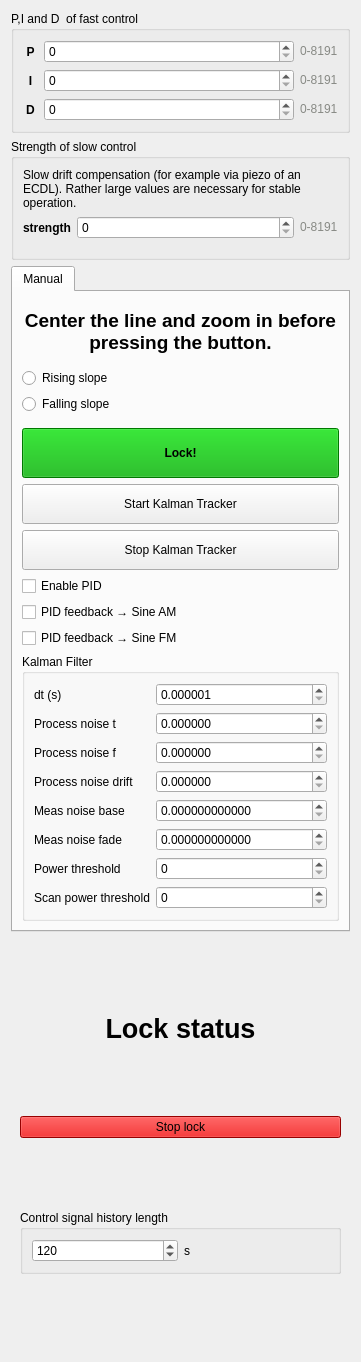
<?xml version="1.0" encoding="UTF-8"?>
<ui version="4.0">
 <class>Form</class>
 <widget class="QWidget" name="Form">
  <property name="geometry">
   <rect>
    <x>0</x>
    <y>0</y>
    <width>361</width>
    <height>1362</height>
   </rect>
  </property>
  <property name="sizePolicy">
   <sizepolicy hsizetype="Minimum" vsizetype="Preferred">
    <horstretch>0</horstretch>
    <verstretch>0</verstretch>
   </sizepolicy>
  </property>
  <property name="windowTitle">
   <string>Form</string>
  </property>
  <layout class="QVBoxLayout" name="verticalLayout">
   <item>
    <widget class="QGroupBox" name="groupBox_5">
     <property name="sizePolicy">
      <sizepolicy hsizetype="Preferred" vsizetype="Fixed">
       <horstretch>0</horstretch>
       <verstretch>0</verstretch>
      </sizepolicy>
     </property>
     <property name="title">
      <string>P,I and D  of fast control</string>
     </property>
     <layout class="QVBoxLayout" name="verticalLayout_6">
      <item>
       <widget class="QWidget" name="widget_2" native="true">
        <layout class="QHBoxLayout" name="horizontalLayout_2">
         <property name="leftMargin">
          <number>0</number>
         </property>
         <property name="topMargin">
          <number>0</number>
         </property>
         <property name="rightMargin">
          <number>0</number>
         </property>
         <property name="bottomMargin">
          <number>0</number>
         </property>
         <item>
          <widget class="QLabel" name="label_5">
           <property name="enabled">
            <bool>true</bool>
           </property>
           <property name="sizePolicy">
            <sizepolicy hsizetype="Fixed" vsizetype="Preferred">
             <horstretch>0</horstretch>
             <verstretch>0</verstretch>
            </sizepolicy>
           </property>
           <property name="minimumSize">
            <size>
             <width>15</width>
             <height>0</height>
            </size>
           </property>
           <property name="font">
            <font>
             <weight>75</weight>
             <bold>true</bold>
            </font>
           </property>
           <property name="text">
            <string>P</string>
           </property>
           <property name="alignment">
            <set>Qt::AlignCenter</set>
           </property>
          </widget>
         </item>
         <item>
          <widget class="CustomSpinBox" name="kpSpinBox">
           <property name="keyboardTracking">
            <bool>false</bool>
           </property>
           <property name="minimum">
            <number>0</number>
           </property>
           <property name="maximum">
            <number>8191</number>
           </property>
           <property name="singleStep">
            <number>1</number>
           </property>
          </widget>
         </item>
         <item>
          <widget class="QLabel" name="label_7">
           <property name="sizePolicy">
            <sizepolicy hsizetype="Fixed" vsizetype="Preferred">
             <horstretch>0</horstretch>
             <verstretch>0</verstretch>
            </sizepolicy>
           </property>
           <property name="text">
            <string>&lt;html&gt;&lt;head/&gt;&lt;body&gt;&lt;p&gt;&lt;span style=&quot; color:#888a85;&quot;&gt;0-8191&lt;/span&gt;&lt;/p&gt;&lt;/body&gt;&lt;/html&gt;</string>
           </property>
           <property name="textFormat">
            <enum>Qt::RichText</enum>
           </property>
          </widget>
         </item>
        </layout>
       </widget>
      </item>
      <item>
       <widget class="QWidget" name="widget_3" native="true">
        <layout class="QHBoxLayout" name="horizontalLayout_3">
         <property name="leftMargin">
          <number>0</number>
         </property>
         <property name="topMargin">
          <number>0</number>
         </property>
         <property name="rightMargin">
          <number>0</number>
         </property>
         <property name="bottomMargin">
          <number>0</number>
         </property>
         <item>
          <widget class="QLabel" name="label_10">
           <property name="sizePolicy">
            <sizepolicy hsizetype="Fixed" vsizetype="Preferred">
             <horstretch>0</horstretch>
             <verstretch>0</verstretch>
            </sizepolicy>
           </property>
           <property name="minimumSize">
            <size>
             <width>15</width>
             <height>0</height>
            </size>
           </property>
           <property name="font">
            <font>
             <weight>75</weight>
             <bold>true</bold>
            </font>
           </property>
           <property name="text">
            <string>I</string>
           </property>
           <property name="alignment">
            <set>Qt::AlignCenter</set>
           </property>
          </widget>
         </item>
         <item>
          <widget class="CustomSpinBox" name="kiSpinBox">
           <property name="keyboardTracking">
            <bool>false</bool>
           </property>
           <property name="minimum">
            <number>0</number>
           </property>
           <property name="maximum">
            <number>8191</number>
           </property>
           <property name="singleStep">
            <number>1</number>
           </property>
          </widget>
         </item>
         <item>
          <widget class="QLabel" name="label_11">
           <property name="sizePolicy">
            <sizepolicy hsizetype="Fixed" vsizetype="Preferred">
             <horstretch>0</horstretch>
             <verstretch>0</verstretch>
            </sizepolicy>
           </property>
           <property name="text">
            <string>&lt;html&gt;&lt;head/&gt;&lt;body&gt;&lt;p&gt;&lt;span style=&quot; color:#888a85;&quot;&gt;0-8191&lt;/span&gt;&lt;/p&gt;&lt;/body&gt;&lt;/html&gt;</string>
           </property>
           <property name="textFormat">
            <enum>Qt::RichText</enum>
           </property>
          </widget>
         </item>
        </layout>
       </widget>
      </item>
      <item>
       <widget class="QWidget" name="widget_4" native="true">
        <layout class="QHBoxLayout" name="horizontalLayout_4">
         <property name="spacing">
          <number>6</number>
         </property>
         <property name="leftMargin">
          <number>0</number>
         </property>
         <property name="topMargin">
          <number>0</number>
         </property>
         <property name="rightMargin">
          <number>0</number>
         </property>
         <property name="bottomMargin">
          <number>0</number>
         </property>
         <item>
          <widget class="QLabel" name="label_12">
           <property name="sizePolicy">
            <sizepolicy hsizetype="Fixed" vsizetype="Preferred">
             <horstretch>0</horstretch>
             <verstretch>0</verstretch>
            </sizepolicy>
           </property>
           <property name="minimumSize">
            <size>
             <width>15</width>
             <height>0</height>
            </size>
           </property>
           <property name="font">
            <font>
             <weight>75</weight>
             <bold>true</bold>
            </font>
           </property>
           <property name="text">
            <string>D</string>
           </property>
           <property name="alignment">
            <set>Qt::AlignCenter</set>
           </property>
          </widget>
         </item>
         <item>
          <widget class="CustomSpinBox" name="kdSpinBox">
           <property name="sizePolicy">
            <sizepolicy hsizetype="Preferred" vsizetype="Fixed">
             <horstretch>0</horstretch>
             <verstretch>0</verstretch>
            </sizepolicy>
           </property>
           <property name="keyboardTracking">
            <bool>false</bool>
           </property>
           <property name="minimum">
            <number>0</number>
           </property>
           <property name="maximum">
            <number>8191</number>
           </property>
           <property name="singleStep">
            <number>1</number>
           </property>
          </widget>
         </item>
         <item>
          <widget class="QLabel" name="label_13">
           <property name="sizePolicy">
            <sizepolicy hsizetype="Fixed" vsizetype="Preferred">
             <horstretch>0</horstretch>
             <verstretch>0</verstretch>
            </sizepolicy>
           </property>
           <property name="text">
            <string>&lt;html&gt;&lt;head/&gt;&lt;body&gt;&lt;p&gt;&lt;span style=&quot; color:#888a85;&quot;&gt;0-8191&lt;/span&gt;&lt;/p&gt;&lt;/body&gt;&lt;/html&gt;</string>
           </property>
           <property name="textFormat">
            <enum>Qt::RichText</enum>
           </property>
          </widget>
         </item>
        </layout>
       </widget>
      </item>
     </layout>
    </widget>
   </item>
   <item>
    <widget class="QGroupBox" name="slow_pid_group">
     <property name="sizePolicy">
      <sizepolicy hsizetype="Preferred" vsizetype="Fixed">
       <horstretch>0</horstretch>
       <verstretch>0</verstretch>
      </sizepolicy>
     </property>
     <property name="title">
      <string>Strength of slow control</string>
     </property>
     <layout class="QVBoxLayout" name="verticalLayout_4">
      <item>
       <widget class="QLabel" name="label">
        <property name="sizePolicy">
         <sizepolicy hsizetype="Preferred" vsizetype="Fixed">
          <horstretch>0</horstretch>
          <verstretch>0</verstretch>
         </sizepolicy>
        </property>
        <property name="text">
         <string>Slow drift compensation (for example via piezo of an ECDL). Rather large values are necessary for stable operation.</string>
        </property>
        <property name="wordWrap">
         <bool>true</bool>
        </property>
        <property name="indent">
         <number>0</number>
        </property>
       </widget>
      </item>
      <item>
       <widget class="QWidget" name="widget" native="true">
        <layout class="QHBoxLayout" name="horizontalLayout">
         <property name="leftMargin">
          <number>0</number>
         </property>
         <property name="topMargin">
          <number>0</number>
         </property>
         <property name="rightMargin">
          <number>0</number>
         </property>
         <item>
          <widget class="QLabel" name="label_3">
           <property name="sizePolicy">
            <sizepolicy hsizetype="Fixed" vsizetype="Preferred">
             <horstretch>0</horstretch>
             <verstretch>0</verstretch>
            </sizepolicy>
           </property>
           <property name="font">
            <font>
             <weight>75</weight>
             <bold>true</bold>
            </font>
           </property>
           <property name="text">
            <string>strength</string>
           </property>
          </widget>
         </item>
         <item>
          <widget class="CustomSpinBox" name="pid_on_slow_strength">
           <property name="minimum">
            <number>0</number>
           </property>
           <property name="maximum">
            <number>8191</number>
           </property>
          </widget>
         </item>
         <item>
          <widget class="QLabel" name="label_14">
           <property name="sizePolicy">
            <sizepolicy hsizetype="Fixed" vsizetype="Preferred">
             <horstretch>0</horstretch>
             <verstretch>0</verstretch>
            </sizepolicy>
           </property>
           <property name="text">
            <string>&lt;html&gt;&lt;head/&gt;&lt;body&gt;&lt;p&gt;&lt;span style=&quot; color:#888a85;&quot;&gt;0-8191&lt;/span&gt;&lt;/p&gt;&lt;/body&gt;&lt;/html&gt;</string>
           </property>
           <property name="textFormat">
            <enum>Qt::RichText</enum>
           </property>
          </widget>
         </item>
        </layout>
       </widget>
      </item>
     </layout>
    </widget>
   </item>
   <item>
    <widget class="QTabWidget" name="lock_control_container">
     <property name="sizePolicy">
      <sizepolicy hsizetype="Minimum" vsizetype="Preferred">
       <horstretch>0</horstretch>
       <verstretch>0</verstretch>
      </sizepolicy>
     </property>
     <property name="currentIndex">
      <number>0</number>
     </property>

     <widget class="QWidget" name="manual_mode">
      <attribute name="title">
       <string>Manual</string>
      </attribute>
      <layout class="QVBoxLayout" name="verticalLayout_12">
       <item>
        <spacer name="verticalSpacer_2">
         <property name="orientation">
          <enum>Qt::Vertical</enum>
         </property>
         <property name="sizeHint" stdset="0">
          <size>
           <width>20</width>
           <height>0</height>
          </size>
         </property>
        </spacer>
       </item>
       <item>
        <widget class="QLabel" name="label_6">
         <property name="sizePolicy">
          <sizepolicy hsizetype="Preferred" vsizetype="Fixed">
           <horstretch>0</horstretch>
           <verstretch>0</verstretch>
          </sizepolicy>
         </property>
         <property name="text">
          <string>&lt;html&gt;&lt;head/&gt;&lt;body&gt;&lt;p align=&quot;center&quot;&gt;&lt;span style=&quot; font-size:14pt; font-weight:600;&quot;&gt;Center the line and zoom in before pressing the button.&lt;/span&gt;&lt;/p&gt;&lt;/body&gt;&lt;/html&gt;</string>
         </property>
         <property name="scaledContents">
          <bool>false</bool>
         </property>
         <property name="alignment">
          <set>Qt::AlignCenter</set>
         </property>
         <property name="wordWrap">
          <bool>true</bool>
         </property>
        </widget>
       </item>
       <item>
        <spacer name="verticalSpacer">
         <property name="orientation">
          <enum>Qt::Vertical</enum>
         </property>
         <property name="sizeHint" stdset="0">
          <size>
           <width>20</width>
           <height>0</height>
          </size>
         </property>
        </spacer>
       </item>
       <item>
        <widget class="QRadioButton" name="button_slope_rising">
         <property name="text">
          <string>Rising slope</string>
         </property>
        </widget>
       </item>
       <item>
        <widget class="QRadioButton" name="button_slope_falling">
         <property name="text">
          <string>Falling slope</string>
         </property>
        </widget>
       </item>
       <item>
        <spacer name="verticalSpacer_3">
         <property name="orientation">
          <enum>Qt::Vertical</enum>
         </property>
         <property name="sizeHint" stdset="0">
          <size>
           <width>20</width>
           <height>0</height>
          </size>
         </property>
        </spacer>
       </item>
       <item>
        <widget class="QPushButton" name="manualLockButton">
         <property name="minimumSize">
          <size>
           <width>0</width>
           <height>50</height>
          </size>
         </property>
         <property name="font">
          <font>
           <weight>75</weight>
           <bold>true</bold>
          </font>
         </property>
         <property name="styleSheet">
          <string notr="true">background: #00aa00</string>
         </property>
         <property name="text">
          <string>Lock!</string>
         </property>
        </widget>
       </item>
       <item>
        <widget class="QPushButton" name="startKalmanButton">
         <property name="minimumSize">
          <size>
           <width>0</width>
           <height>40</height>
          </size>
         </property>
         <property name="toolTip">
          <string>Start the TPFC Kalman tracker on the server.</string>
         </property>
         <property name="text">
          <string>Start Kalman Tracker</string>
         </property>
        </widget>
       </item>
       <item>
        <widget class="QPushButton" name="stopKalmanButton">
         <property name="minimumSize">
          <size>
           <width>0</width>
           <height>40</height>
          </size>
         </property>
         <property name="toolTip">
          <string>Stop the TPFC Kalman tracker on the server.</string>
         </property>
         <property name="text">
          <string>Stop Kalman Tracker</string>
         </property>
        </widget>
       </item>
       <item>
        <widget class="QCheckBox" name="pidEnableCheckBox">
         <property name="text">
          <string>Enable PID</string>
         </property>
        </widget>
       </item>
       <item>
        <widget class="QCheckBox" name="pidFeedbackToSineCheckBox">
         <property name="text">
          <string>PID feedback → Sine AM</string>
         </property>
        </widget>
       </item>
        <item>
        <widget class="QCheckBox" name="pidFeedbackToSineFmCheckBox">
         <property name="text">
          <string>PID feedback → Sine FM</string>
         </property>
        </widget>
       </item>
       <item>
        <widget class="QGroupBox" name="kalmanGroupBox">
         <property name="title">
          <string>Kalman Filter</string>
         </property>
         <layout class="QFormLayout" name="kalmanFormLayout">
          <item row="0" column="0">
           <widget class="QLabel" name="kalmanDtLabel">
            <property name="text">
             <string>dt (s)</string>
            </property>
           </widget>
          </item>
          <item row="0" column="1">
           <widget class="QDoubleSpinBox" name="kalmanDtSpinBox">
            <property name="decimals">
             <number>6</number>
            </property>
            <property name="minimum">
             <double>0.000001000000000</double>
            </property>
            <property name="maximum">
             <double>1.000000000000000</double>
            </property>
            <property name="singleStep">
             <double>0.001000000000000</double>
            </property>
           </widget>
          </item>
          <item row="1" column="0">
           <widget class="QLabel" name="kalmanProcNoiseTLabel">
            <property name="text">
             <string>Process noise t</string>
            </property>
           </widget>
          </item>
          <item row="1" column="1">
           <widget class="QDoubleSpinBox" name="kalmanProcNoiseTSpinBox">
            <property name="decimals">
             <number>6</number>
            </property>
            <property name="minimum">
             <double>0.000000000000000</double>
            </property>
            <property name="maximum">
             <double>1.000000000000000</double>
            </property>
            <property name="singleStep">
             <double>0.000100000000000</double>
            </property>
           </widget>
          </item>
          <item row="2" column="0">
           <widget class="QLabel" name="kalmanProcNoiseFLabel">
            <property name="text">
             <string>Process noise f</string>
            </property>
           </widget>
          </item>
          <item row="2" column="1">
           <widget class="QDoubleSpinBox" name="kalmanProcNoiseFSpinBox">
            <property name="decimals">
             <number>6</number>
            </property>
            <property name="minimum">
             <double>0.000000000000000</double>
            </property>
            <property name="maximum">
             <double>10.000000000000000</double>
            </property>
            <property name="singleStep">
             <double>0.001000000000000</double>
            </property>
           </widget>
          </item>
          <item row="3" column="0">
           <widget class="QLabel" name="kalmanProcNoiseDriftLabel">
            <property name="text">
             <string>Process noise drift</string>
            </property>
           </widget>
          </item>
          <item row="3" column="1">
           <widget class="QDoubleSpinBox" name="kalmanProcNoiseDriftSpinBox">
            <property name="decimals">
             <number>6</number>
            </property>
            <property name="minimum">
             <double>0.000000000000000</double>
            </property>
            <property name="maximum">
             <double>1.000000000000000</double>
            </property>
            <property name="singleStep">
             <double>0.000001000000000</double>
            </property>
           </widget>
          </item>
          <item row="4" column="0">
           <widget class="QLabel" name="kalmanMeasNoiseBaseLabel">
            <property name="text">
             <string>Meas noise base</string>
            </property>
           </widget>
          </item>
          <item row="4" column="1">
           <widget class="QDoubleSpinBox" name="kalmanMeasNoiseBaseSpinBox">
            <property name="decimals">
             <number>12</number>
            </property>
            <property name="minimum">
             <double>0.000000000000000</double>
            </property>
            <property name="maximum">
             <double>0.000001000000000</double>
            </property>
            <property name="singleStep">
             <double>0.000000000001000</double>
            </property>
           </widget>
          </item>
          <item row="5" column="0">
           <widget class="QLabel" name="kalmanMeasNoiseFadeLabel">
            <property name="text">
             <string>Meas noise fade</string>
            </property>
           </widget>
          </item>
          <item row="5" column="1">
           <widget class="QDoubleSpinBox" name="kalmanMeasNoiseFadeSpinBox">
            <property name="decimals">
             <number>12</number>
            </property>
            <property name="minimum">
             <double>0.000000000000000</double>
            </property>
            <property name="maximum">
             <double>0.000001000000000</double>
            </property>
            <property name="singleStep">
             <double>0.000000000001000</double>
            </property>
           </widget>
          </item>
          <item row="6" column="0">
           <widget class="QLabel" name="kalmanPowerThresholdLabel">
            <property name="text">
             <string>Power threshold</string>
            </property>
           </widget>
          </item>
          <item row="6" column="1">
           <widget class="CustomSpinBox" name="kalmanPowerThresholdSpinBox">
            <property name="minimum">
             <number>0</number>
            </property>
            <property name="maximum">
             <number>65535</number>
            </property>
           </widget>
          </item>
           <item row="7" column="0">
           <widget class="QLabel" name="scanPowerThresholdLabel">
            <property name="text">
             <string>Scan power threshold</string>
            </property>
           </widget>
          </item>
          <item row="7" column="1">
           <widget class="CustomSpinBox" name="scanPowerThresholdSpinBox">
            <property name="minimum">
             <number>0</number>
            </property>
            <property name="maximum">
             <number>65535</number>
            </property>
           </widget>
          </item>
         </layout>
        </widget>
       </item>
      </layout>
     </widget>
    </widget>
   </item>
   <item>
    <widget class="LockStatusPanel" name="lock_status_container" native="true">
     <layout class="QVBoxLayout" name="verticalLayout_2">
      <item>
       <widget class="QLabel" name="lock_status">
        <property name="sizePolicy">
         <sizepolicy hsizetype="Preferred" vsizetype="Fixed">
          <horstretch>0</horstretch>
          <verstretch>0</verstretch>
         </sizepolicy>
        </property>
        <property name="font">
         <font>
          <pointsize>20</pointsize>
          <weight>75</weight>
          <bold>true</bold>
         </font>
        </property>
        <property name="text">
         <string>Lock status</string>
        </property>
        <property name="alignment">
         <set>Qt::AlignCenter</set>
        </property>
        <property name="wordWrap">
         <bool>true</bool>
        </property>
       </widget>
      </item>
      <item>
       <widget class="QPushButton" name="stopLockPushButton">
        <property name="palette">
         <palette>
          <active>
           <colorrole role="WindowText">
            <brush brushstyle="SolidPattern">
             <color alpha="255">
              <red>0</red>
              <green>0</green>
              <blue>0</blue>
             </color>
            </brush>
           </colorrole>
           <colorrole role="Button">
            <brush brushstyle="SolidPattern">
             <color alpha="255">
              <red>212</red>
              <green>0</green>
              <blue>0</blue>
             </color>
            </brush>
           </colorrole>
           <colorrole role="Light">
            <brush brushstyle="SolidPattern">
             <color alpha="255">
              <red>255</red>
              <green>255</green>
              <blue>255</blue>
             </color>
            </brush>
           </colorrole>
           <colorrole role="Midlight">
            <brush brushstyle="SolidPattern">
             <color alpha="255">
              <red>246</red>
              <green>245</green>
              <blue>244</blue>
             </color>
            </brush>
           </colorrole>
           <colorrole role="Dark">
            <brush brushstyle="SolidPattern">
             <color alpha="255">
              <red>118</red>
              <green>117</green>
              <blue>116</blue>
             </color>
            </brush>
           </colorrole>
           <colorrole role="Mid">
            <brush brushstyle="SolidPattern">
             <color alpha="255">
              <red>158</red>
              <green>157</green>
              <blue>155</blue>
             </color>
            </brush>
           </colorrole>
           <colorrole role="Text">
            <brush brushstyle="SolidPattern">
             <color alpha="255">
              <red>0</red>
              <green>0</green>
              <blue>0</blue>
             </color>
            </brush>
           </colorrole>
           <colorrole role="BrightText">
            <brush brushstyle="SolidPattern">
             <color alpha="255">
              <red>255</red>
              <green>255</green>
              <blue>255</blue>
             </color>
            </brush>
           </colorrole>
           <colorrole role="ButtonText">
            <brush brushstyle="SolidPattern">
             <color alpha="255">
              <red>0</red>
              <green>0</green>
              <blue>0</blue>
             </color>
            </brush>
           </colorrole>
           <colorrole role="Base">
            <brush brushstyle="SolidPattern">
             <color alpha="255">
              <red>212</red>
              <green>0</green>
              <blue>0</blue>
             </color>
            </brush>
           </colorrole>
           <colorrole role="Window">
            <brush brushstyle="SolidPattern">
             <color alpha="255">
              <red>212</red>
              <green>0</green>
              <blue>0</blue>
             </color>
            </brush>
           </colorrole>
           <colorrole role="Shadow">
            <brush brushstyle="SolidPattern">
             <color alpha="255">
              <red>0</red>
              <green>0</green>
              <blue>0</blue>
             </color>
            </brush>
           </colorrole>
           <colorrole role="AlternateBase">
            <brush brushstyle="SolidPattern">
             <color alpha="255">
              <red>246</red>
              <green>245</green>
              <blue>244</blue>
             </color>
            </brush>
           </colorrole>
           <colorrole role="ToolTipBase">
            <brush brushstyle="SolidPattern">
             <color alpha="255">
              <red>255</red>
              <green>255</green>
              <blue>220</blue>
             </color>
            </brush>
           </colorrole>
           <colorrole role="ToolTipText">
            <brush brushstyle="SolidPattern">
             <color alpha="255">
              <red>0</red>
              <green>0</green>
              <blue>0</blue>
             </color>
            </brush>
           </colorrole>
          </active>
          <inactive>
           <colorrole role="WindowText">
            <brush brushstyle="SolidPattern">
             <color alpha="255">
              <red>0</red>
              <green>0</green>
              <blue>0</blue>
             </color>
            </brush>
           </colorrole>
           <colorrole role="Button">
            <brush brushstyle="SolidPattern">
             <color alpha="255">
              <red>212</red>
              <green>0</green>
              <blue>0</blue>
             </color>
            </brush>
           </colorrole>
           <colorrole role="Light">
            <brush brushstyle="SolidPattern">
             <color alpha="255">
              <red>255</red>
              <green>255</green>
              <blue>255</blue>
             </color>
            </brush>
           </colorrole>
           <colorrole role="Midlight">
            <brush brushstyle="SolidPattern">
             <color alpha="255">
              <red>246</red>
              <green>245</green>
              <blue>244</blue>
             </color>
            </brush>
           </colorrole>
           <colorrole role="Dark">
            <brush brushstyle="SolidPattern">
             <color alpha="255">
              <red>118</red>
              <green>117</green>
              <blue>116</blue>
             </color>
            </brush>
           </colorrole>
           <colorrole role="Mid">
            <brush brushstyle="SolidPattern">
             <color alpha="255">
              <red>158</red>
              <green>157</green>
              <blue>155</blue>
             </color>
            </brush>
           </colorrole>
           <colorrole role="Text">
            <brush brushstyle="SolidPattern">
             <color alpha="255">
              <red>0</red>
              <green>0</green>
              <blue>0</blue>
             </color>
            </brush>
           </colorrole>
           <colorrole role="BrightText">
            <brush brushstyle="SolidPattern">
             <color alpha="255">
              <red>255</red>
              <green>255</green>
              <blue>255</blue>
             </color>
            </brush>
           </colorrole>
           <colorrole role="ButtonText">
            <brush brushstyle="SolidPattern">
             <color alpha="255">
              <red>0</red>
              <green>0</green>
              <blue>0</blue>
             </color>
            </brush>
           </colorrole>
           <colorrole role="Base">
            <brush brushstyle="SolidPattern">
             <color alpha="255">
              <red>212</red>
              <green>0</green>
              <blue>0</blue>
             </color>
            </brush>
           </colorrole>
           <colorrole role="Window">
            <brush brushstyle="SolidPattern">
             <color alpha="255">
              <red>212</red>
              <green>0</green>
              <blue>0</blue>
             </color>
            </brush>
           </colorrole>
           <colorrole role="Shadow">
            <brush brushstyle="SolidPattern">
             <color alpha="255">
              <red>0</red>
              <green>0</green>
              <blue>0</blue>
             </color>
            </brush>
           </colorrole>
           <colorrole role="AlternateBase">
            <brush brushstyle="SolidPattern">
             <color alpha="255">
              <red>246</red>
              <green>245</green>
              <blue>244</blue>
             </color>
            </brush>
           </colorrole>
           <colorrole role="ToolTipBase">
            <brush brushstyle="SolidPattern">
             <color alpha="255">
              <red>255</red>
              <green>255</green>
              <blue>220</blue>
             </color>
            </brush>
           </colorrole>
           <colorrole role="ToolTipText">
            <brush brushstyle="SolidPattern">
             <color alpha="255">
              <red>0</red>
              <green>0</green>
              <blue>0</blue>
             </color>
            </brush>
           </colorrole>
          </inactive>
          <disabled>
           <colorrole role="WindowText">
            <brush brushstyle="SolidPattern">
             <color alpha="255">
              <red>118</red>
              <green>117</green>
              <blue>116</blue>
             </color>
            </brush>
           </colorrole>
           <colorrole role="Button">
            <brush brushstyle="SolidPattern">
             <color alpha="255">
              <red>212</red>
              <green>0</green>
              <blue>0</blue>
             </color>
            </brush>
           </colorrole>
           <colorrole role="Light">
            <brush brushstyle="SolidPattern">
             <color alpha="255">
              <red>255</red>
              <green>255</green>
              <blue>255</blue>
             </color>
            </brush>
           </colorrole>
           <colorrole role="Midlight">
            <brush brushstyle="SolidPattern">
             <color alpha="255">
              <red>246</red>
              <green>245</green>
              <blue>244</blue>
             </color>
            </brush>
           </colorrole>
           <colorrole role="Dark">
            <brush brushstyle="SolidPattern">
             <color alpha="255">
              <red>118</red>
              <green>117</green>
              <blue>116</blue>
             </color>
            </brush>
           </colorrole>
           <colorrole role="Mid">
            <brush brushstyle="SolidPattern">
             <color alpha="255">
              <red>158</red>
              <green>157</green>
              <blue>155</blue>
             </color>
            </brush>
           </colorrole>
           <colorrole role="Text">
            <brush brushstyle="SolidPattern">
             <color alpha="255">
              <red>118</red>
              <green>117</green>
              <blue>116</blue>
             </color>
            </brush>
           </colorrole>
           <colorrole role="BrightText">
            <brush brushstyle="SolidPattern">
             <color alpha="255">
              <red>255</red>
              <green>255</green>
              <blue>255</blue>
             </color>
            </brush>
           </colorrole>
           <colorrole role="ButtonText">
            <brush brushstyle="SolidPattern">
             <color alpha="255">
              <red>118</red>
              <green>117</green>
              <blue>116</blue>
             </color>
            </brush>
           </colorrole>
           <colorrole role="Base">
            <brush brushstyle="SolidPattern">
             <color alpha="255">
              <red>212</red>
              <green>0</green>
              <blue>0</blue>
             </color>
            </brush>
           </colorrole>
           <colorrole role="Window">
            <brush brushstyle="SolidPattern">
             <color alpha="255">
              <red>212</red>
              <green>0</green>
              <blue>0</blue>
             </color>
            </brush>
           </colorrole>
           <colorrole role="Shadow">
            <brush brushstyle="SolidPattern">
             <color alpha="255">
              <red>0</red>
              <green>0</green>
              <blue>0</blue>
             </color>
            </brush>
           </colorrole>
           <colorrole role="AlternateBase">
            <brush brushstyle="SolidPattern">
             <color alpha="255">
              <red>237</red>
              <green>235</green>
              <blue>233</blue>
             </color>
            </brush>
           </colorrole>
           <colorrole role="ToolTipBase">
            <brush brushstyle="SolidPattern">
             <color alpha="255">
              <red>255</red>
              <green>255</green>
              <blue>220</blue>
             </color>
            </brush>
           </colorrole>
           <colorrole role="ToolTipText">
            <brush brushstyle="SolidPattern">
             <color alpha="255">
              <red>0</red>
              <green>0</green>
              <blue>0</blue>
             </color>
            </brush>
           </colorrole>
          </disabled>
         </palette>
        </property>
        <property name="styleSheet">
         <string notr="true">background-color: #d40000;</string>
        </property>
        <property name="text">
         <string>Stop lock</string>
        </property>
       </widget>
      </item>
      <item>
       <widget class="QGroupBox" name="groupBox_8">
        <property name="sizePolicy">
         <sizepolicy hsizetype="Preferred" vsizetype="Fixed">
          <horstretch>0</horstretch>
          <verstretch>0</verstretch>
         </sizepolicy>
        </property>
        <property name="title">
         <string>Control signal history length</string>
        </property>
        <layout class="QHBoxLayout" name="horizontalLayout_9">
         <item>
          <widget class="CustomSpinBox" name="controlSignalHistoryLengthSpinBox">
           <property name="minimum">
            <number>10</number>
           </property>
           <property name="maximum">
            <number>100000</number>
           </property>
           <property name="singleStep">
            <number>60</number>
           </property>
           <property name="value">
            <number>120</number>
           </property>
          </widget>
         </item>
         <item>
          <widget class="QLabel" name="label_4">
           <property name="text">
            <string>s</string>
           </property>
          </widget>
         </item>
        </layout>
       </widget>
      </item>
     </layout>
    </widget>
   </item>

  </layout>
 </widget>
 <customwidgets>
  <customwidget>
   <class>LockStatusPanel</class>
   <extends>QWidget</extends>
   <header location="global">lock_status_panel.h</header>
   <container>1</container>
  </customwidget>
  <customwidget>
   <class>CustomSpinBox</class>
   <extends>QSpinBox</extends>
   <header location="global">spin_box.h</header>
  </customwidget>
 </customwidgets>
 <resources/>
 <connections/>
</ui>
